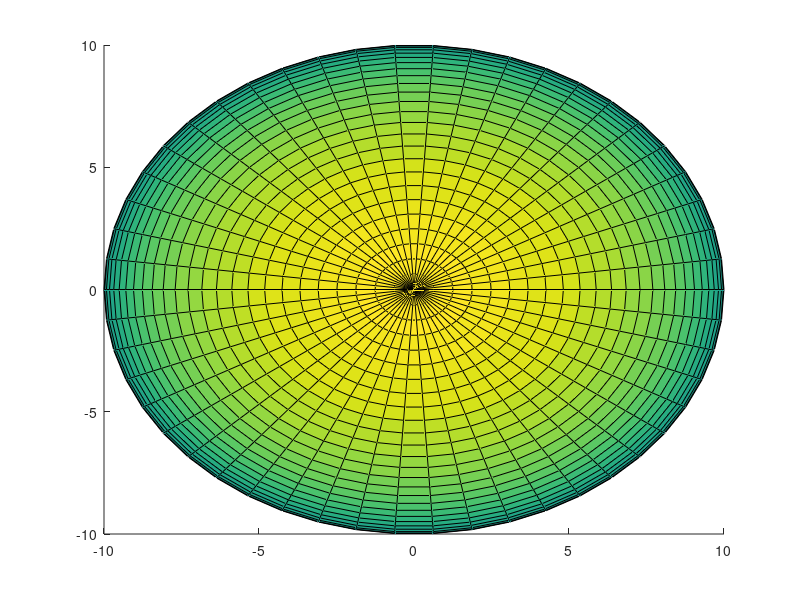

MATLAB code to generate this figure: (Note: this script raises an error after producing the figure.)
%% test Earth (https://it.mathworks.com/help/matlab/visualize/displaying-topographic-data.html)
% https://towardsdatascience.com/how-to-animate-plots-in-matlab-fa42cf994f3e

clear, clc
close all

[x,y,z] = sphere(50);          % create a sphere 
hold on
mult=10;
s = surface(x*mult,y*mult,z*mult);            % plot spherical surface

load topo 
s.FaceColor = 'texturemap';    % use texture mapping
s.CData = topo;                % set color data to topographic data
s.EdgeColor = 'none';          % remove edges
s.FaceLighting = 'gouraud';    % preferred lighting for curved surfaces
s.SpecularStrength = 0.4;      % change the strength of the reflected light

axis equal
grid on, grid minor
view(200,20)
light('Position',[-1 0 1])     % add a light


%% test Earth animation

clear, clc
close all

[x,y,z] = sphere(50);          % create a sphere 
hold on
s = surface(x,y,z);            % plot spherical surface

load topo
s.FaceColor = 'texturemap';    % use texture mapping
s.CData = topo;                % set color data to topographic data
s.EdgeColor = 'none';          % remove edges
s.FaceLighting = 'gouraud';    % preferred lighting for curved surfaces
s.SpecularStrength = 0.4;      % change the strength of the reflected light

axis square off
light('Position',[-1 0 1])     % add a light

view(-20,0);
filename = 'animation_earth.gif';

frame1=60;

for k=1:frame1
    angle=360/frame1;
    rotate(s, [0 0 1],angle)

    pause(0.01)

    % Saving the figure
    frame = getframe(gcf);
    im = frame2im(frame);
    [imind,cm] = rgb2ind(im,256);
    if k == 1
        imwrite(imind,cm,filename,'gif', 'Loopcount',inf,...
        'DelayTime',0.1);
    else
        imwrite(imind,cm,filename,'gif','WriteMode','append',...
        'DelayTime',0.1);
    end
end